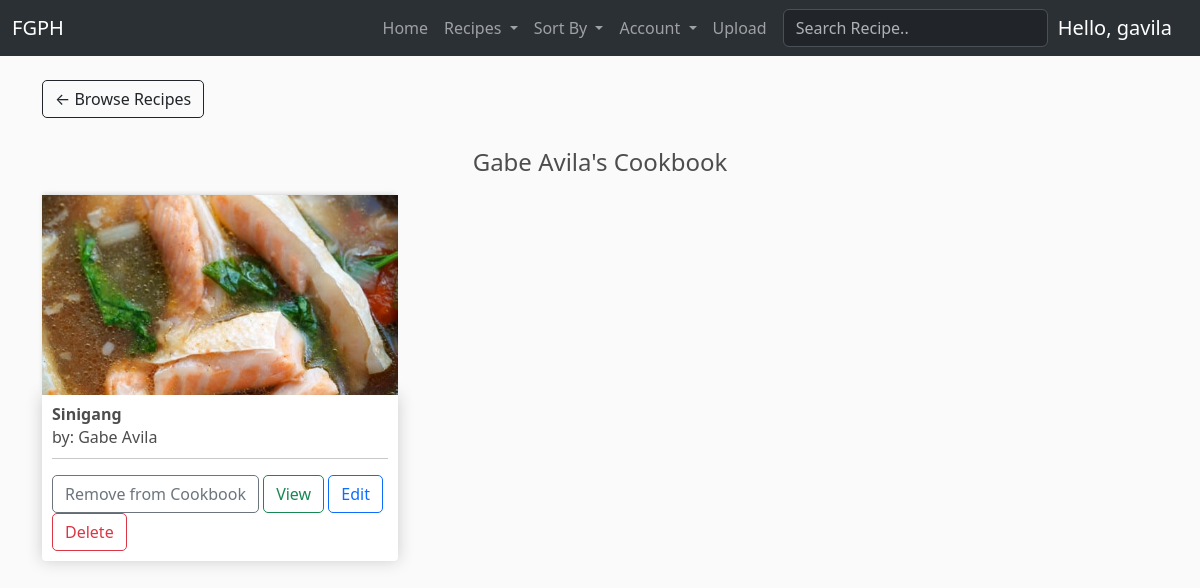
/cookbook/ (signed in), run on the app's committed database.
### FGPH/models.py (models this page shows, shortened)
class RegisteredUser(models.Model):
	user = models.OneToOneField(User, null=True, blank=True, on_delete=models.CASCADE)
	name = models.CharField(max_length=200, null=True)
	email = models.CharField(max_length=200)
	title = models.CharField(default="", max_length=200, blank=True)
	profile_pic = models.ImageField(default="pfp.png", null=True, blank=True)
	date_created = models.DateTimeField(auto_now_add=True, null=True)
	def __str__(self):
	    return str(self.name)

class CookbookRecipe(models.Model):
	cookbook = models.ForeignKey(Cookbook, null=True, on_delete=models.CASCADE, related_name='recipes')
	recipe = models.ForeignKey(Recipe, null=True, on_delete=models.CASCADE)

class Recipe(models.Model):
	author = models.ForeignKey(RegisteredUser, null=True, on_delete=models.CASCADE, related_name='recipes')
	name = models.CharField(max_length=64)
	category = models.ForeignKey(Category, null=True, blank=True, on_delete=models.SET_NULL, related_name='recipes')
	tags = models.ManyToManyField(Tag)
	thumbnail = models.ImageField(default='placeholder.png')
	region = models.ForeignKey(Region, null=True, blank=True, on_delete=models.SET_NULL, related_name='recipes')
	description = models.CharField(max_length=500, null=True, blank=True)
	steps = models.JSONField(null=True)
	ingredients = models.JSONField(null=True)
	preparation_time = models.CharField(max_length=64, null=True, blank=True)
	serving_size = models.IntegerField(
		null=True,
		blank=True,
        validators=[
            MaxValueValidator(500),
            MinValueValidator(1)
        ]
    )
	date_created = models.DateTimeField(auto_now_add=True, null=True)
	date_modified = models.DateTimeField(auto_now=True, null=True)
	@property
	def recipeSteps(self):
		return json.loads(self.steps)

### FGPH/views.py (the view)
# urls.py: path("cookbook/", views.cookbook, name='cookbook'),
@login_required(login_url='FGPH:login')
def cookbook(request):
    categories = Category.objects.all()
    if request.user.is_authenticated:
        cookbookAuthor = request.user.registereduser
        cookbook, created = Cookbook.objects.get_or_create(cookbookAuthor=cookbookAuthor)
        cookbookRecipes = cookbook.recipes.all()
    else:
        cookbookRecipes = []
    context = {'cookbookRecipes': cookbookRecipes, 'categories': categories}
    return render(request, 'FGPH/cookbook.html', context)

### FGPH/templatetags/get_group.py (called while the page is built)
@register.filter(name='has_group')
def has_group(user, group_name):
    return user.groups.filter(name=group_name).exists()

### FGPH/templates/FGPH/cookbook.html
{% extends 'FGPH/template.html' %}
{% load static %}
{% block content %}
<a style="margin-bottom: 30px;" class="btn btn-outline-dark" href="{% url 'FGPH:home' %}">&#x2190; Browse Recipes</a>
<h4 style="text-align: center;">{{ request.user.registereduser.name }}'s Cookbook</h4>
<div class="row">
    {% for cookbookRecipe in cookbookRecipes %}
		<div class="col-lg-4">
			<img class="thumbnail" src="{{ cookbookRecipe.recipe.thumbnail.url }}">
			<div class="box-element product">
				<h6><strong>{{ cookbookRecipe.recipe.name }}</strong></h6>
				<h6 style="line-height: 10px;">by: {{ cookbookRecipe.recipe.author }}</h6>
				<hr>
				<button data-recipe="{{ cookbookRecipe.recipe.id }}" data-action="remove" class="btn btn-outline-secondary remove-recipe">Remove from Cookbook</button>
				<a href="{% url 'FGPH:recipe' cookbookRecipe.recipe.id %}" class="btn btn-outline-success">View</a>
                {% if request.user.registereduser == cookbookRecipe.recipe.author %}
                <a href="{% url 'FGPH:editRecipe' cookbookRecipe.recipe.id %}" class="btn btn-outline-primary">Edit</a>
                <a href="{% url 'FGPH:deleteRecipe' cookbookRecipe.recipe.id %}" class="btn btn-outline-danger">Delete</a>
                {% endif %}
			</div>
		</div>
	{% endfor %}
</div>
{% endblock content %}

### FGPH/templates/FGPH/sections/navbar.html (shortened to what this page needs)
{% load get_group %}
<nav class="navbar navbar-expand-lg bg-body-tertiary" data-bs-theme="dark">
  <div class="container-fluid">
    <a class="navbar-brand" href="{% url 'FGPH:home' %}">FGPH</a>
    <div class="collapse navbar-collapse" id="navbarSupportedContent">
      <ul class="navbar-nav ms-auto me-2 mb-2 mb-lg-0">
        <li class="nav-item">
          <a class="nav-link" aria-current="page" href="{% url 'FGPH:home' %}">Home</a>
        </li>
        <li class="nav-item dropdown">
          <a class="nav-link dropdown-toggle" href="#" role="button" data-bs-toggle="dropdown" aria-expanded="false">
            Recipes
          </a>
        </li>
        <li class="nav-item dropdown">
          <a class="nav-link dropdown-toggle" href="#" role="button" data-bs-toggle="dropdown" aria-expanded="false">
            Sort By
          </a>
        </li>
        {% if request.user|has_group:"contributor" or request.user|has_group:"user" %}
        <li class="nav-item dropdown">
          <a class="nav-link dropdown-toggle" href="#" role="button" data-bs-toggle="dropdown" aria-expanded="false">
            Account
          </a>
        </li>
        {% endif %}
        {% if request.user|has_group:"contributor" %}
        <li class="nav-item">
          <a class="nav-link" aria-current="page" href="{% url 'FGPH:uploadRecipe' %}">Upload</a>
        </li>
        {% endif %}
      </ul>
      <form action="{% url 'FGPH:home' %}" method="get">
        <input class="form-control me-2" name="q" type="text" placeholder="Search Recipe.." aria-label="Search">
      </form>
      <div style="margin-left: 10px;">
        {% if request.user.is_authenticated %}
        <a class="navbar-brand">Hello, {{ request.user.username }}</a>
        {% else %}
        <a href="{% url 'FGPH:login' %}" class="btn btn-outline-warning">Login</a>
        {% endif %}
      </div>
    </div>
  </div>
</nav>

### static/css/main.css (style rules this page uses)
body { background-color: hsl(0, 0%, 98%); }
h1,h2,h3,h4,h5,h6 { color:hsl(0, 0%, 30%); }
.box-element { box-shadow:hsl(0, 0%, 80%) 0 0 16px; background-color: #fff; border-radius: 4px; padding: 10px; }
.thumbnail { width: 100%; height: 200px; object-fit: cover; -webkit-box-shadow: -1px -3px 5px -2px rgba(214,214,214,1); -moz-box-shadow: -1px -3px 5px -2px rgba(214,214,214,1); box-shadow: -1px -3px 5px -2px rgba(214,214,214,1); }
.product { border-radius: 0 0 4px 4px; }
.col-lg-4, .col-lg-6, .col-lg-8, .col-lg-12 { margin-top: 10px; }
.btn { border-radius: 5px; }

### data on the page
CookbookRecipe: recipe.thumbnail (picture), recipe.name "Sinigang", recipe.author "Gabe Avila", shows "Edit"

### other printed values
{{ request.user.username }} "gavila"
{{ request.user.registereduser.name }} "Gabe Avila"
